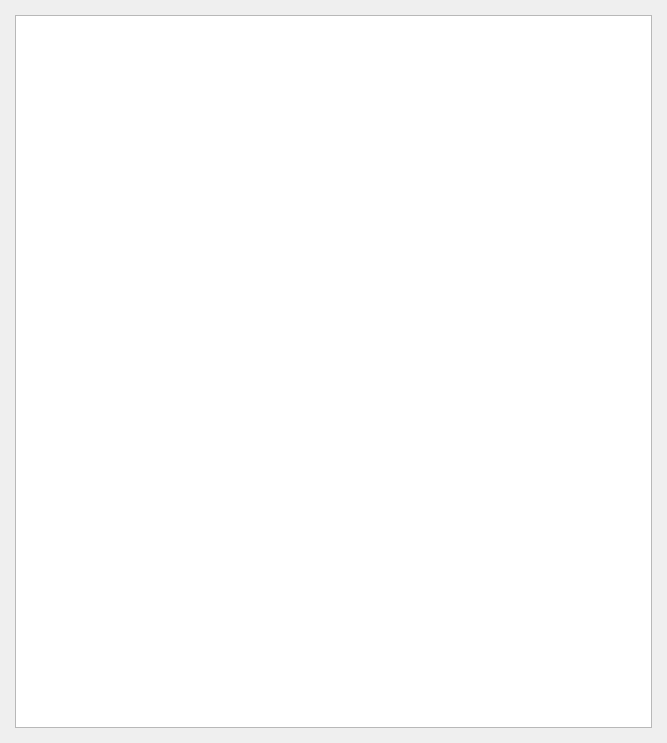
<?xml version="1.0" encoding="UTF-8"?>
<ui version="4.0">
 <class>MainWindow</class>
 <widget class="QMainWindow" name="MainWindow">
  <property name="geometry">
   <rect>
    <x>0</x>
    <y>0</y>
    <width>667</width>
    <height>743</height>
   </rect>
  </property>
  <property name="sizePolicy">
   <sizepolicy hsizetype="Preferred" vsizetype="Preferred">
    <horstretch>0</horstretch>
    <verstretch>0</verstretch>
   </sizepolicy>
  </property>
  <property name="windowTitle">
   <string>track show</string>
  </property>
  <widget class="QWidget" name="centralwidget">
   <layout class="QVBoxLayout" name="verticalLayout_2">
    <item>
     <layout class="QVBoxLayout" name="verticalLayout">
      <property name="leftMargin">
       <number>6</number>
      </property>
      <property name="topMargin">
       <number>6</number>
      </property>
      <property name="rightMargin">
       <number>6</number>
      </property>
      <property name="bottomMargin">
       <number>6</number>
      </property>
      <item>
       <widget class="QListWidget" name="listWidget"/>
      </item>
     </layout>
    </item>
   </layout>
  </widget>
 </widget>
 <resources/>
 <connections/>
</ui>
